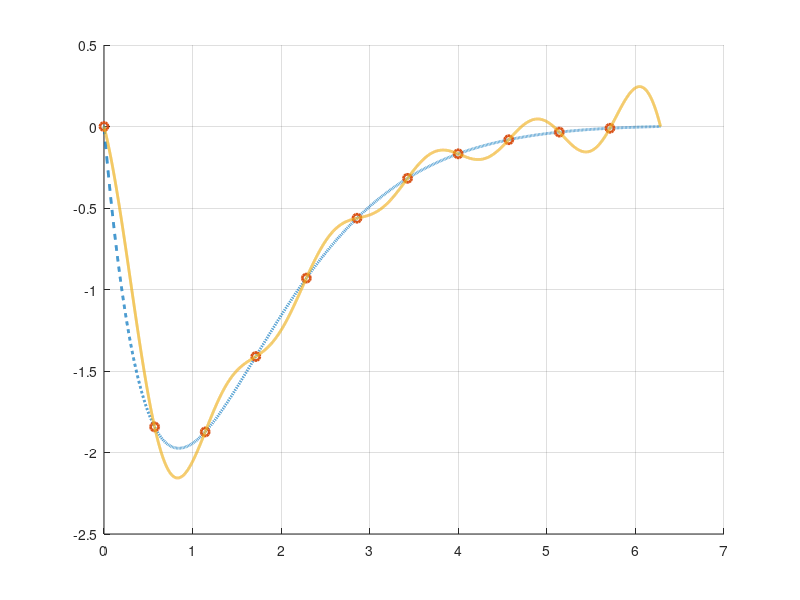

Write MATLAB code to recreate this figure.
function ex3_7()
	%{ 

		Implementation of Example 3.7 on page 96 of our book demonstrating
		trigonometric interpolation. 

	%} 

	close all;

	f = @(x) x.*(x-2*pi).*exp(-x);
	a = 0; b = 2*pi; n = 10; h = (b-a)/(n+1);
	nodes = h *[0:n]; y = f(nodes);	

	C = fft(y)/(n+1);
	c = fftshift(fft(y))/(n+1);
	
	figure(1) 
	hold on; grid on;
	t = linspace(a,b,1e4); tt=2*pi/1000*[0:999];
	plot(t,f(t),'--','linewidth',2.0);
	plot(nodes,y,'o','linewidth',2.0);
	%plot(tt,interpft(y,1000),'linewidth',2.0); %interpft automatically plots interpolant
	plot(t,trig_basis(t,c,n),'linewidth',2.0)



	function out = trig_basis(x,c,n)
		if rem(n,2) > 0 
			mu = 1;	
			cc = [c c(1)];
		else 
			mu = 0;
			cc = c;
		end
		M = (n-mu)/2;
	
		% exponential form 	
		e_sum = 0; mm = [-(M+mu):M];
		for k = 1:length(c)
			e_sum += c(k)*exp(1i*mm(k)*x);
		end
		out = e_sum + mu*c(1)*exp(1i*(M+1)*x);

		% sine and cosine form	
		%A = flip(cc) + cc; B = i*(flip(cc)-cc);
		%A = A(1:M+mu+1);
		%B = B(1:M+mu+1);
		%trig_sum = A(end)/2 ;
		%for k = 1:M+mu
		%	trig_sum += A(k)*cos((M-k+mu+1)*x)+B(k)*sin((M-k+mu+1)*x);
		%end
		%out = trig_sum ;
			

		



		 
